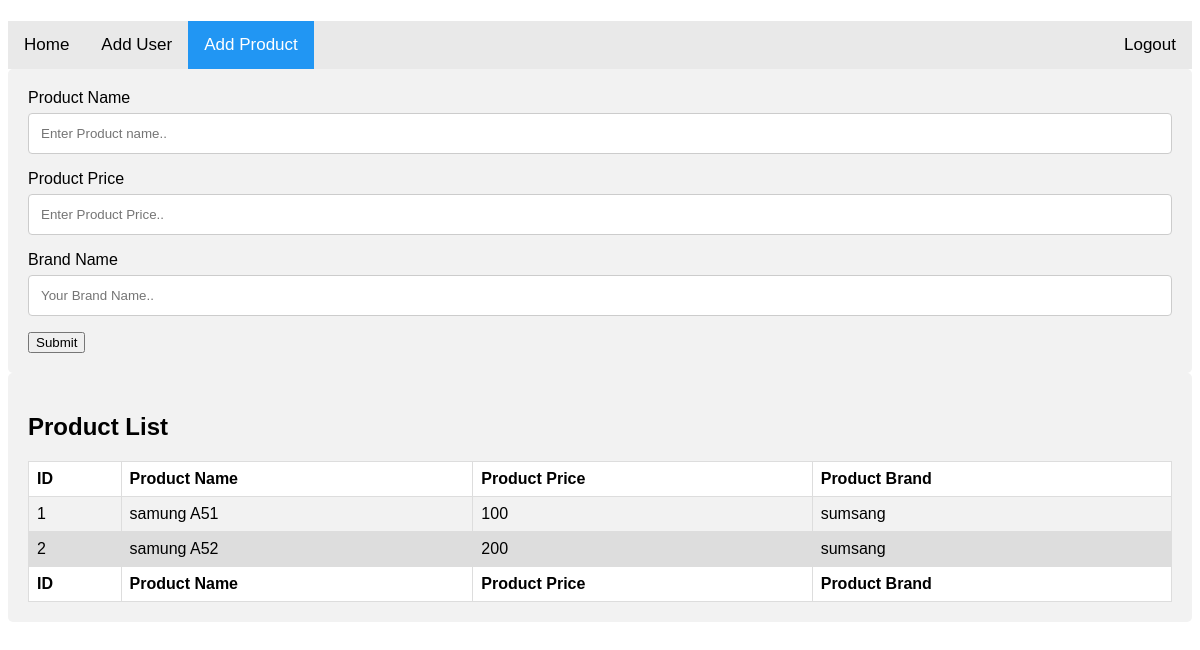
Screenshot of /add_product.php (signed in) with the database file from the repository.
### tables this page shows
CREATE TABLE `product` (
  `id` int(11) NOT NULL,
  `name` varchar(100) NOT NULL,
  `price` double NOT NULL,
  `brand` varchar(55) NOT NULL
);

### product_table.php (the view, shortened to what this page needs)
<?php
include("db.php"); ?>
<table id="example">
  <thead>
    <tr>
      <th>ID</th>
      <th>Product Name</th>
      <th>Product Price</th>
      <th>Product Brand</th>
    </tr>
  </thead>
<tbody>
<?php
$query = $conn->prepare("SELECT * FROM `Product`  ORDER BY `name` ASC ");
$query->execute();
$fetch_brand = $query->fetchAll(PDO::FETCH_ASSOC);
foreach($fetch_brand AS $fetch) {
?>
  <tr>
    <td><?php print $fetch['id']; ?></td>
    <td><?php print $fetch['name']; ?></td>
    <td><?php print $fetch['price']; ?></td>
    <td><?php print $fetch['brand']; ?></td>
  </tr>
<?php
}
?>
  </tbody>
  <tfoot>
    <tr>
      <th>ID</th>
      <th>Product Name</th>
      <th>Product Price</th>
      <th>Product Brand</th>
    </tr>
</tfoot>
</table>

### add_product.php (style rules this page uses)
body { font-family: Arial, Helvetica, sans-serif; }
* { box-sizing: border-box; }
table { font-family: arial, sans-serif; border-collapse: collapse; width: 100%; }
td, th { border: 1px solid #dddddd; text-align: left; padding: 8px; }
tr:nth-child(even) { background-color: #dddddd; }

### rows the page displays
product: id "1", name "samung A51", price "100", brand "sumsang"
product: id "2", name "samung A52", price "200", brand "sumsang"
